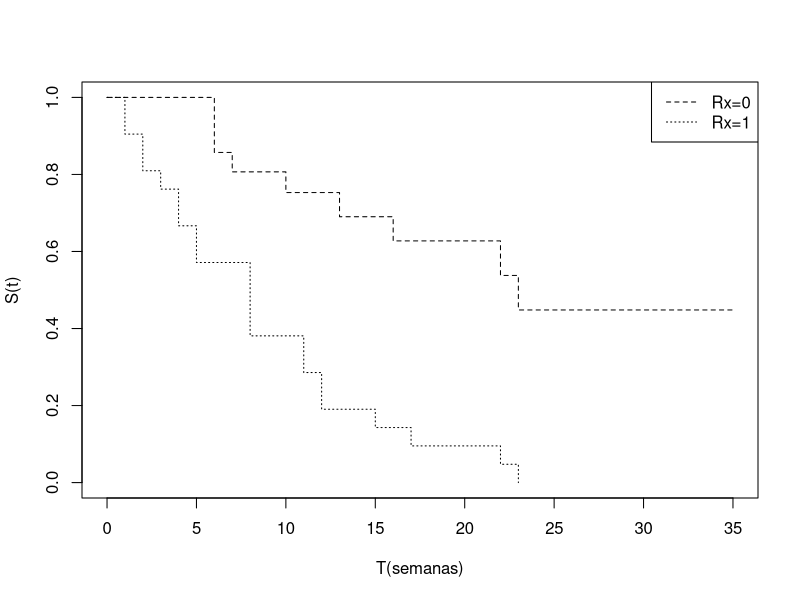
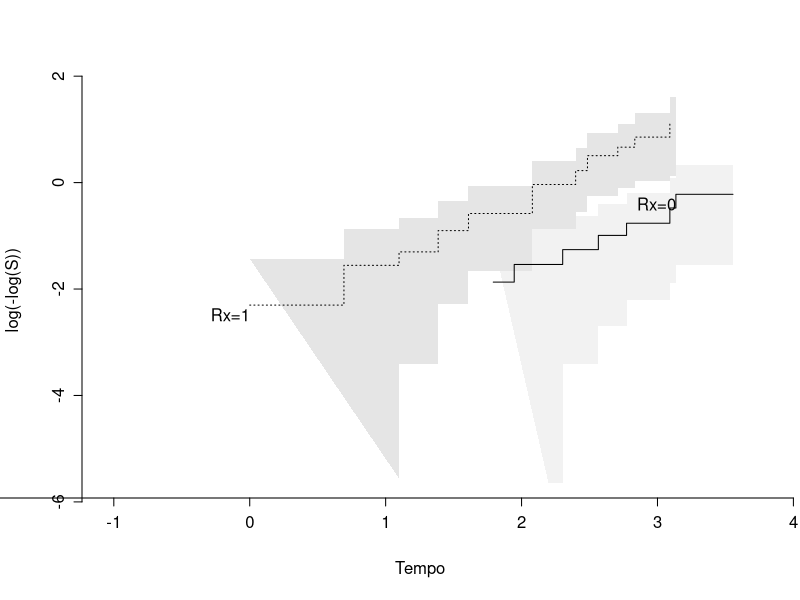
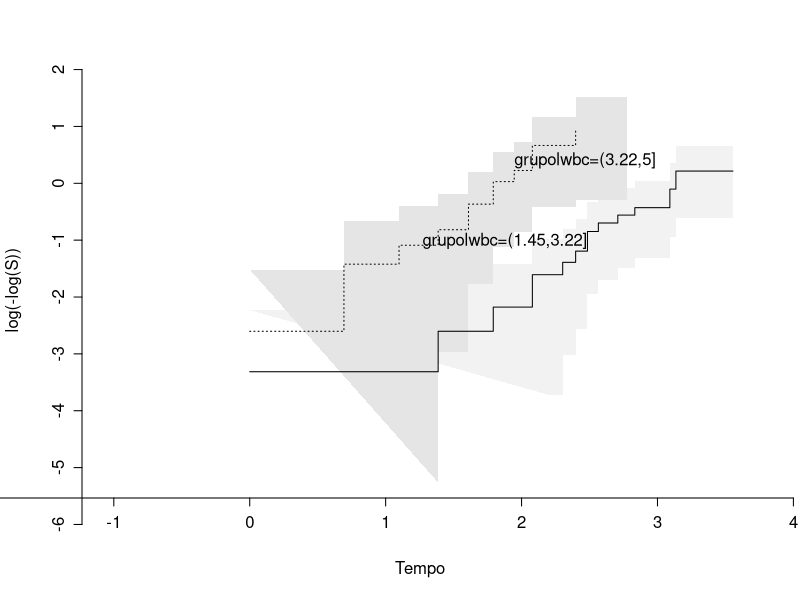
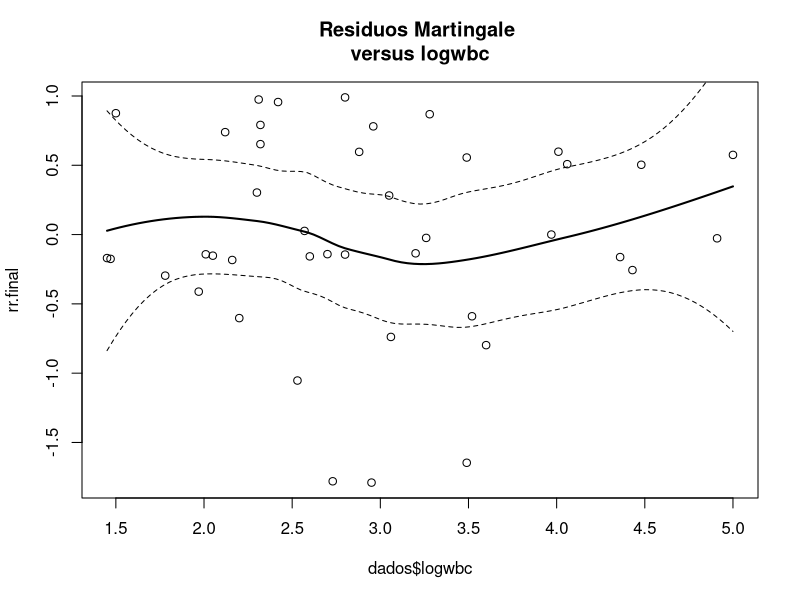
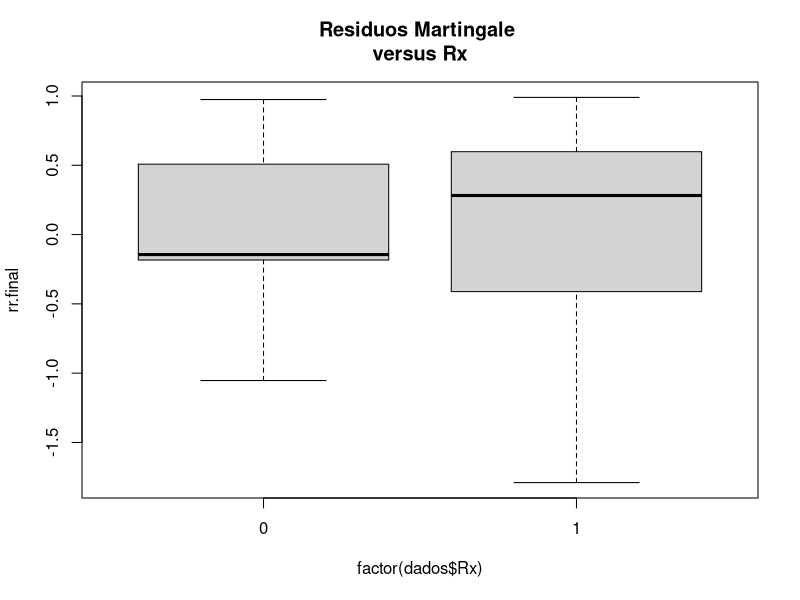
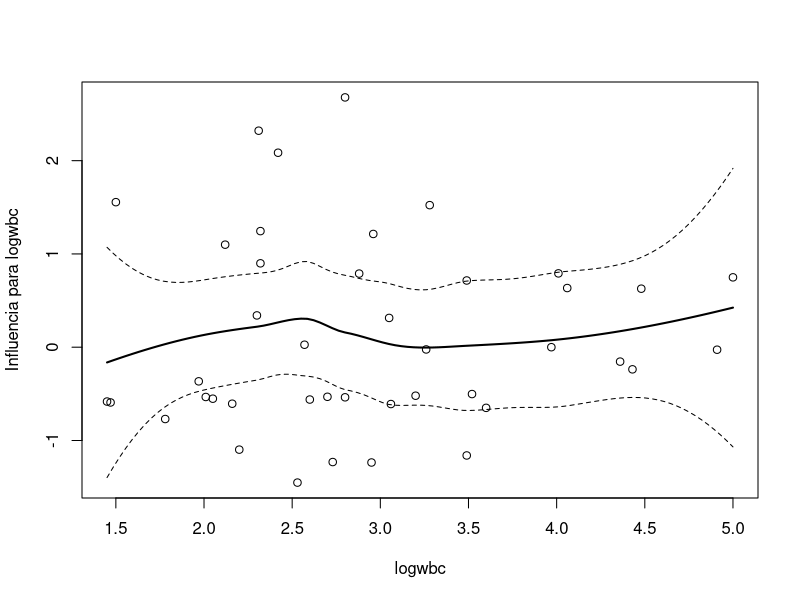
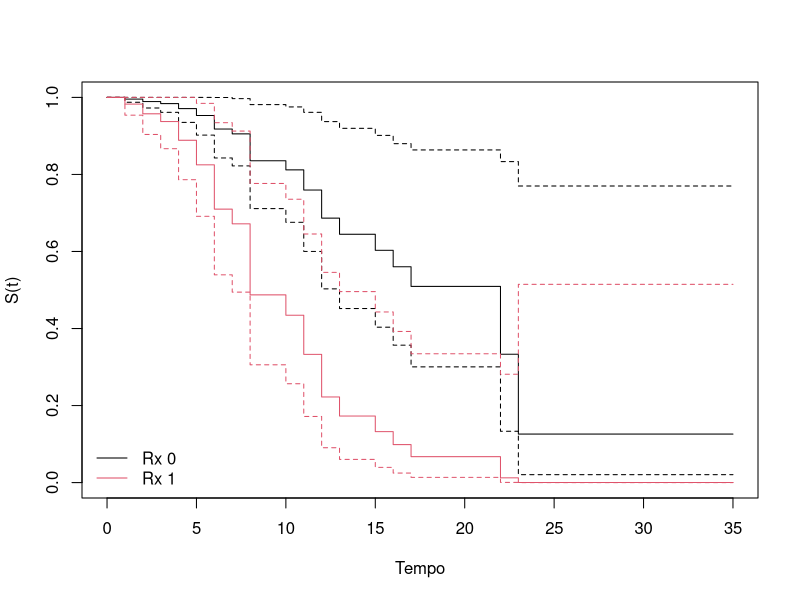

R code for these plots, in order:
## ---- chunk 1
library(survival)
library(readxl)
dados <- read_xlsx("anderson.xlsx", col_names = TRUE )
summary(dados)

## ---- chunk 2
ekm <- survfit(Surv(tempo,status)~Rx, data=dados)
tempo <- ekm$time
st <- ekm$surv
summary(ekm)
plot(ekm, xlab="T(semanas)",ylab="S(t)", lty=2:3)
legend("topright",c("Rx=0","Rx=1"), lty = 2:3)
## ---- chunk 3
leuc.cox1 <- coxph(Surv(tempo, status) ~ sexo + logwbc + Rx, data = dados)
summary(leuc.cox1)
## ---- chunk 4
library(MASS)
leuc.cox2 <- stepAIC(leuc.cox1, direction="backward", trace=FALSE)
summary(leuc.cox2)
## ---- chunk 5
coef(leuc.cox2)
logLik(leuc.cox2)
## ---- chunk 6
library(rms)
survplot(npsurv(Surv(tempo, status) ~ Rx, data = dados),
loglog = TRUE, logt=TRUE, xlab = "Tempo", ylab = "log(-log(S))")

## ---- chunk 7
library(survminer)
ponto <- surv_cutpoint(dados, time = "tempo", event = "status", variables = "logwbc")
ponto$cutpoint[1]
dados$grupolwbc <- cut(dados$logwbc,ponto$cutpoint[1])
survplot(npsurv(Surv(tempo, status) ~ grupolwbc, data = dados),
loglog = TRUE, logt=TRUE, xlab = "Tempo", ylab = "log(-log(S))")

## ---- chunk 8
smoothSEcurve <- function(yy, xx) {
# usar depois de chamr um grafico
# Ajusta um curva lowess curve com IC de 95%
xx.list <- min(xx) + ((0:100)/100)*(max(xx) - min(xx))
# Then fit loess function through the points (xx, yy)
# at the listed values
yy.xx <- predict(loess(yy ~ xx), se=T,
newdata=data.frame(xx=xx.list))
lines(yy.xx$fit ~ xx.list, lwd=2)
lines(yy.xx$fit -
qt(0.975, yy.xx$df)*yy.xx$se.fit ~ xx.list, lty=2)
lines(yy.xx$fit +
qt(0.975, yy.xx$df)*yy.xx$se.fit ~ xx.list, lty=2)
}
rr.final <- residuals(leuc.cox2 , type="martingale")
plot(rr.final ~ dados$logwbc)
smoothSEcurve(rr.final, dados$logwbc)
title("Residuos Martingale \nversus logwbc")
plot(rr.final ~ factor(dados$Rx))
title("Residuos Martingale \nversus Rx")
## ---- chunk 9
rr.final2 <- residuals(leuc.cox2 , type="deviance")
plot(dados$logwbc, rr.final2, xlab="logwbc", ylab = "Influencia para logwbc")
smoothSEcurve(rr.final2, dados$logwbc)
# rr.final2 <- residuals(leuc.cox2 , type="dfbeta")
# plot(dados$logwbc, rr.final2[,1], xlab="logwbc", ylab = "Influencia para logwbc")
## ---- chunk 10
amostra <- data.frame(
Rx = c(0, 1), logwbc = rep(mean(dados$logwbc), 2))
amostra.surv <- survfit(leuc.cox2, newdata = amostra)
plot(amostra.surv, col = c(1, 2), conf.int = TRUE,
xlab = "Tempo", ylab = "S(t)")
legend("bottomleft", bty = "n", lty = 1, col = 1:2,
legend = sprintf("Rx %d", 0:1))
